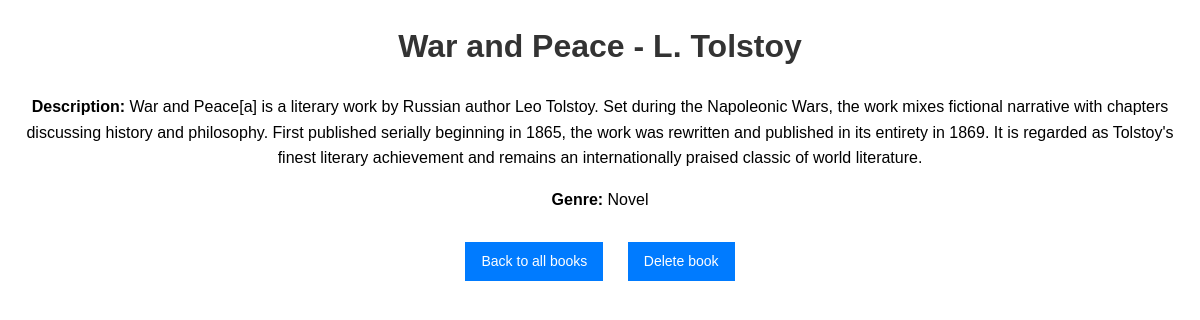
The app's page /book/32 with its own data.
### tables this page shows
CREATE TABLE books (
        id INTEGER PRIMARY KEY AUTOINCREMENT,
        title TEXT NOT NULL,
        author TEXT NOT NULL,
        description TEXT,
        genre TEXT NOT NULL
    );

### main.py (the view)
@app.route('/book/<int:book_id>')
def book_detail(book_id):
    conn = sqlite3.connect('library.db')
    cursor = conn.cursor()
    cursor.execute('SELECT * FROM books WHERE id = ?', (book_id,))
    book = cursor.fetchone()
    conn.close()
    return render_template('book_detail.html', book=book)

### templates/book_detail.html (shortened to what this page needs)
<!DOCTYPE html>
<html lang="en">
<head>
</head>
<body>
    <h1>{{ book[1] }} - {{ book[2] }}</h1>
    {% if book[3] %}
        <p><strong>Description:</strong> {{ book[3] }}</p>
    {% endif %}
    {% if book[4] %}
        <p><strong>Genre:</strong> {{ book[4] }}</p>
    {% endif %}
    <div class="button-container">
        <a href="{{ url_for('index') }}" class="button">Back to all books</a>
        <a href="{{ url_for('delete_book', book_id=book[0]) }}" class="button" onclick="return confirm('Are you sure, you want to delete this book?')">Delete book</a>
    </div>
</body>
</html>

### templates/book_detail.html (style rules this page uses)
body { font-family: Arial, sans-serif; line-height: 1.6; margin: 20px; text-align: center; }
h1 { color: #333; }
p { margin-bottom: 16px; }
strong { font-weight: bold; }
a { display: inline-block; margin: 10px; padding: 8px 16px; font-size: 14px; text-decoration: none; background-color: #007BFF; color: #fff; cursor: pointer; }
.button-container { margin-top: 20px; }

### records on screen
books: title "War and Peace", author "L. Tolstoy", description "War and Peace[a] is a literary work by Russian author Leo Tolstoy. Set during the Napoleonic Wars, the work mixes fictional narrative with chapters discussing history and philosophy. First published serially beginning in 1865, the work was rewritten and published in its entirety in 1869. It is regarded as Tolstoy's finest literary achievement and remains an internationally praised classic of world literature.", genre "Novel"
